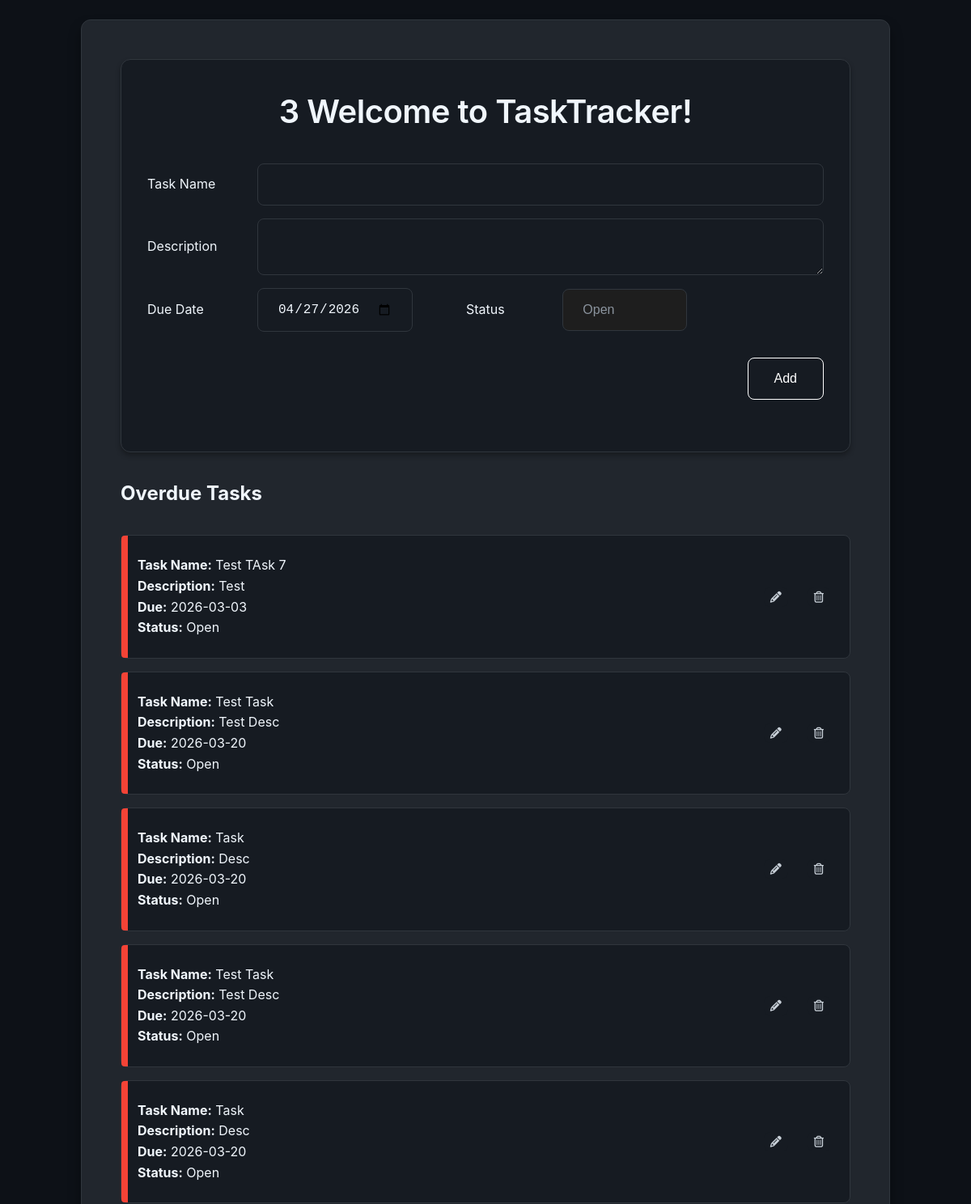
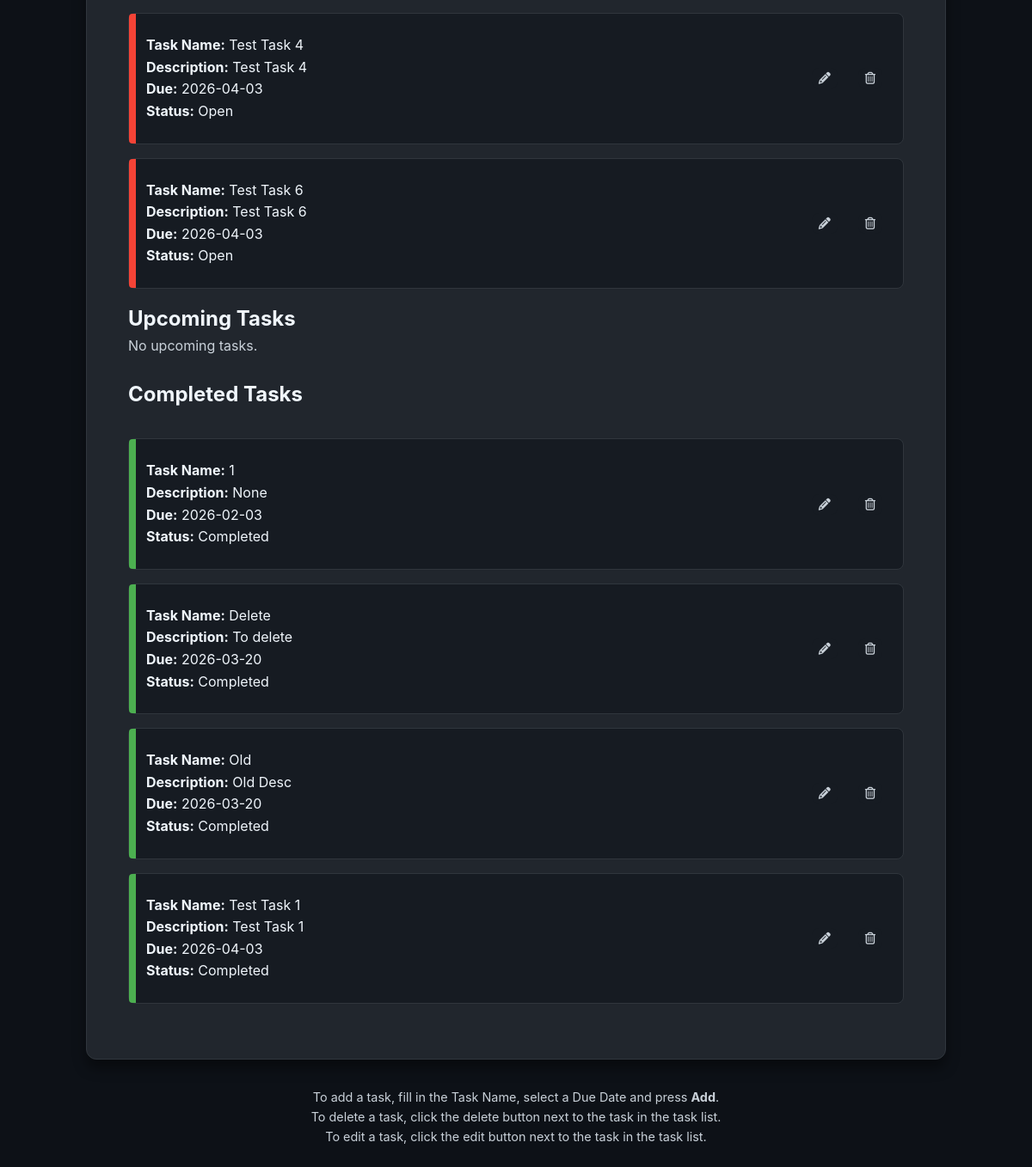
Before: / with the older database file (2 pictures, top to bottom).
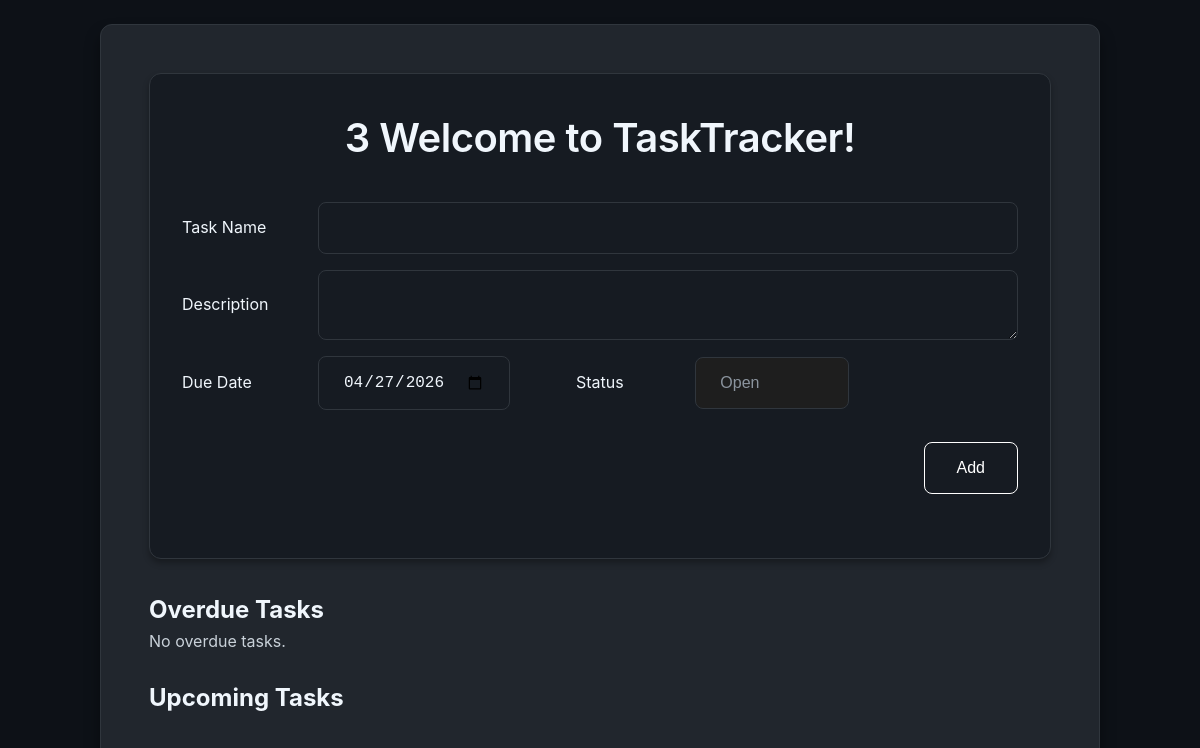
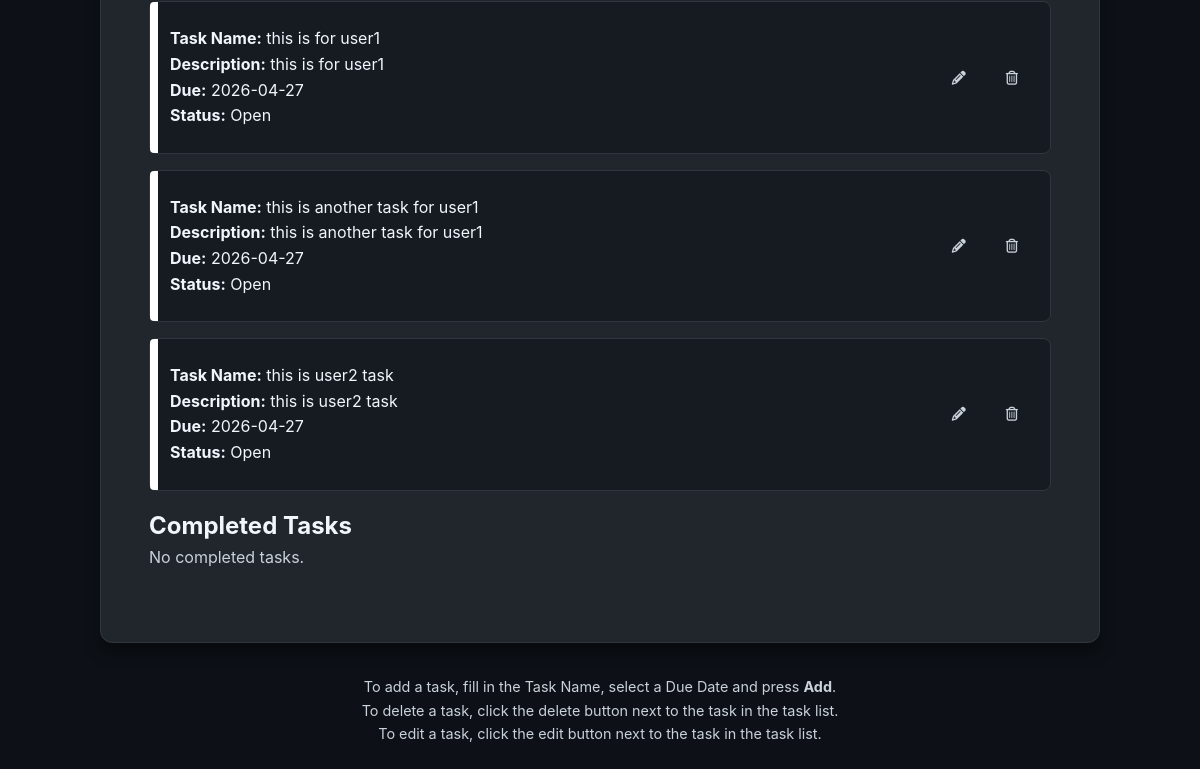
After: the same page with the newer database file (2 pictures, top to bottom).
### tables this page shows
CREATE TABLE tasks(
            id INTEGER PRIMARY KEY AUTOINCREMENT,
            user_id INTEGER NOT NULL,
            task_name TEXT NOT NULL,
            task_description TEXT NOT NULL,
            due_date TEXT,
            status TEXT
        );

### routes/tasks/view.py (the view)
@view_bp.route('/')
def index():
    conn = get_db_connection()
    tasks = conn.execute(
        '''
        SELECT id, task_name, task_description, due_date, status FROM tasks
        ORDER BY
            CASE
                WHEN due_date IS NULL OR due_date = '' THEN 1
                ELSE 0
            END,
            due_date ASC,
            id ASC
        '''
    ).fetchall()
    conn.close()
    today = date.today()
    overdue_tasks = []
    upcoming_tasks = []
    completed_tasks = []
    no_due_date_tasks = []
    for task in tasks:
        if not task['due_date']:
            no_due_date_tasks.append(task)
        else:
            task_due_date = datetime.strptime(task['due_date'], '%Y-%m-%d').date()
            if task_due_date < today and task['status'] != 'Completed':
                overdue_tasks.append(task)
            elif task['status'] != 'Completed':
                upcoming_tasks.append(task)
            else:
                completed_tasks.append(task)
    return render_template('index.html', overdue_tasks = overdue_tasks, upcoming_tasks = upcoming_tasks, completed_tasks = completed_tasks, no_due_date_tasks = no_due_date_tasks)

### db.py (called while the page is built)
def get_db_connection():
    db = current_app.config.get('DATABASE', DB_FILE)
    conn = sqlite3.connect(db)
    conn.row_factory = sqlite3.Row
    return conn

### templates/index.html (shortened to what this page needs)
<!DOCTYPE html>
<html lang="en">
<head>
    <link rel="stylesheet" href="https://cdnjs.cloudflare.com/ajax/libs/font-awesome/4.7.0/css/font-awesome.min.css">
    <link rel="stylesheet" href="{{ url_for('static', filename='css/style.css') }}">
</head>
<body>
    <div class="container">
        <div class="section add-task-section">
            <h1> 3 Welcome to TaskTracker!</h1>
            <form action="/addtask" method="POST" class="task-form">
                <label for="task_name">Task Name</label>
                <input type="text" id="task_name" name="task_name" required>
                <label for="task_description">Description</label>
                <textarea id="task_description" name="task_description" rows="2"></textarea>
                <label for="due_date">Due Date</label>
                <input type="date" id="due_date" name="due_date">
                <label for="status">Status</label>
                <input type="text" id="status" name="status" value="Open" readonly>
                <br>
                <button type="submit">Add</button>
            </form>
        </div>
        <h2>Overdue Tasks</h2>
        {% if overdue_tasks %}
        <ul>
            {% for task in overdue_tasks %}
                <li style="position: relative; padding-left: 20px">
                    <div class="status-bar
                    {% if 1==1 %}status-overdue
                    {% endif %}">
                    </div>
                    <div class="task-text">
                        <div><strong>Task Name:</strong> {{ task.task_name }}</div>
                        <div><strong>Description:</strong>
                            {{ task.task_description if task.task_description else 'None' }}
                        </div>
                        {% if task.due_date %}
                            <div><strong>Due:</strong> {{ task.due_date }}</div>
                        {% endif %}
                        <div><strong>Status:</strong>
                            {{ task.status if task.status else 'Open' }}
                        </div>
                    </div>
                     <div class="task-actions">
                         <div class="inline-form">
                             <button type="button"
                                     title="Edit task"
                                     class="edit-button"
                                     aria-label="Edit task"
                                     onclick="toggleEditForm({{ task.id }})">
                                 <i class="fa fa-pencil"></i>
                             </button>
                         </div>
                        <form action= "{{ url_for('delete_task.delete_task', task_id=task.id) }}"
                              method="POST"
                              class="inline-form"
                              aria-label="Delete task form">
                            <button type="submit"
                                    title="Delete task"
                                    class="delete-button"
                                    aria-label="Delete task"
                                    onclick="return confirm('Are you sure you want to delete this task?');">
                                    <i class="fa fa-trash-o"></i>
                            </button>
                        </form>
                     </div>
                </li>
            {% endfor %}
        </ul>
        {% else %}
        <p>No overdue tasks.</p>
        {% endif %}
        <h2>Upcoming Tasks</h2>
        {% if upcoming_tasks %}
        <ul>
            {% for task in upcoming_tasks %}
                <li style="position: relative; padding-left: 20px">
                    <div class="status-bar
                    {% if task.status == 'Completed' %}status-completed
                    {% elif task.status == 'In Progress' %}status-progress
                    {% else %}status-open{% endif %}">
                    </div>
                    <div class="task-text">
                        <div><strong>Task Name:</strong> {{ task.task_name }}</div>
                        <div><strong>Description:</strong>
                            {{ task.task_description if task.task_description else 'None' }}
                        </div>
                        {% if task.due_date %}
                            <div><strong>Due:</strong> {{ task.due_date }}</div>
                        {% endif %}
                        <div><strong>Status:</strong>
                            {{ task.status if task.status else 'Open' }}
                        </div>
                     </div>
                     <div class="task-actions">
                         <div class="inline-form">
                             <button type="button"
                                     title="Edit task"
                                     class="edit-button"
                                     aria-label="Edit task"
                                     onclick="toggleEditForm({{ task.id }})">
                                 <i class="fa fa-pencil"></i>
                             </button>
                         </div>
                        <form action= "{{ url_for('delete_task.delete_task', task_id=task.id) }}"
                              method="POST"
                              class="inline-form"
                              aria-label="Delete task form">
                            <button type="submit"
                                    title="Delete task"
                                    class="delete-button"
                                    aria-label="Delete task"
                                    onclick="return confirm('Are you sure you want to delete this task?');">
                                <i class="fa fa-trash-o"></i>
                            </button>
                        </form>
                     </div>
                </li>
            {% endfor %}
        </ul>
        {% else %}
        <p>No upcoming tasks.</p>
        {% endif %}
    <h2>Completed Tasks</h2>
        {% if completed_tasks %}
        <ul>
            {% for task in completed_tasks %}
                <li style="position: relative; padding-left: 20px">
                    <div class="status-bar
                    {% if task.status == 'Completed' %}status-completed
                    {% elif task.status == 'In Progress' %}status-progress
                    {% else %}status-open{% endif %}">
                    </div>
                    <div class="task-text">
                        <div><strong>Task Name:</strong> {{ task.task_name }}</div>
                        <div><strong>Description:</strong>
                            {{ task.task_description if task.task_description else 'None' }}
                        </div>
                        {% if task.due_date %}
                            <div><strong>Due:</strong> {{ task.due_date }}</div>
                        {% endif %}
                        <div><strong>Status:</strong>
                            {{ task.status if task.status else 'Open' }}
                        </div>
                    </div>
                     <div class="task-actions">
                         <div class="inline-form">
                             <button type="button"
                                     title="Edit task"
                                     class="edit-button"
                                     aria-label="Edit task"
                                     onclick="toggleEditForm({{ task.id }})">
                                 <i class="fa fa-pencil"></i>
                             </button>
                         </div>
                        <form action= "{{ url_for('delete_task.delete_task', task_id=task.id) }}"
                              method="POST"
                              class="inline-form"
                              aria-label="Delete task form">
                            <button type="submit"
                                    title="Delete task"
                                    class="delete-button"
                                    aria-label="Delete task"
                                    onclick="return confirm('Are you sure you want to delete this task?');">
                                <i class="fa fa-trash-o"></i>
                            </button>
                        </form>
                     </div>
                </li>
            {% endfor %}
        </ul>
        {% else %}
        <p>No completed tasks.</p>
        {% endif %}
    </div>
    <footer class="instruction">
        <p>
            To add a task, fill in the Task Name, select a Due Date and press <b>Add</b>.
            <br>
            To delete a task, click the delete button next to the task in the task list.
            <br>
            To edit a task, click the edit button next to the task in the task list.
        </p>
    </footer>
</body>
</html>

### static/css/style.css (style rules this page uses)
:root { --bg-primary: #0d1117; --bg-secondary: #161b22; --bg-surface: #1e1e1e; --bg-card: #21262d; --text-primary: #f0f6fc; --text-secondary: #c9d1d9; --text-muted: #8b949e; --accent-primary: #58a6ff; --accent-secondary: #238636; --accent-danger: #f85149; --border-color: #30363d; --border-light: #3c444d; --shadow-sm: 0 1px 3px rgba(0, 0, 0, 0.5); --shadow-md: 0 4px 6px rgba(0, 0, 0, 0.3); --shadow-lg: 0 10px 15px rgba(0, 0, 0, 0.4); --spacing-xs: 0.5rem; --spacing-sm: 1rem; --spacing-md: 1.5rem; --spacing-lg: 2rem; --spacing-xl: 3rem; --radius-sm: 4px; --radius-md: 8px; --radius-lg: 12px; }
* { margin: 0; padding: 0; box-sizing: border-box; }
body { font-family: -apple-system, BlinkMacSystemFont, 'Segoe UI', Roboto, Oxygen, Ubuntu, sans-serif; background-color: var(--bg-primary); color: var(--text-primary); line-height: 1.6; min-height: 100vh; padding: var(--spacing-md); }
.container { max-width: 1000px; margin: 0 auto; background-color: var(--bg-card); border-radius: var(--radius-lg); padding: var(--spacing-xl); box-shadow: var(--shadow-lg); border: 1px solid var(--border-color); }
.status-bar { position: absolute; left: 0; top: 0; bottom: 0; width: 8px; border-radius: 4px 0 0 4px; }
.status-open { background-color: white; }
h1 { color: var(--text-primary); text-align: center; margin-bottom: var(--spacing-lg); font-size: 2.5rem; font-weight: 600; letter-spacing: -0.5px; }
p { color: var(--text-secondary); margin-bottom: var(--spacing-md); }
form { margin-bottom: var(--spacing-lg); }
input[type="text"],input[type="date"] { width: 100%; padding: var(--spacing-sm) var(--spacing-md); background-color: var(--bg-secondary); border: 1px solid var(--border-color); border-radius: var(--radius-md); color: var(--text-primary); font-size: 1rem; transition: all 0.2s ease; }
input[type="text"]::placeholder { color: var(--text-muted); }
button { background-color: transparent; color: white; border: 1px solid white; padding: var(--spacing-sm) var(--spacing-lg); border-radius: var(--radius-md); font-size: 1rem; font-weight: 500; cursor: pointer; transition: all 0.2s ease; margin-top: var(--spacing-sm); }
.inline-form .delete-button { background-color: var(--bg-secondary); color: var(--text-secondary); padding: 0.25rem 0.5rem; margin-left: var(--spacing-sm); font-size: 0.875rem; border: none; }
.inline-form .edit-button { background-color: var(--bg-secondary); color: var(--text-secondary); padding: 0.25rem 0.5rem; margin-left: var(--spacing-sm); font-size: 0.875rem; border: none; }
.inline-form { display: inline-flex; align-items: center; }
form.inline-form { margin-bottom: 0; }
.inline-form .delete-button, .inline-form .edit-button { margin-top: 0; }
ul { list-style-type: none; margin-top: var(--spacing-lg); }
li { background-color: var(--bg-secondary); border: 1px solid var(--border-color); border-radius: var(--radius-md); padding: var(--spacing-md); margin-bottom: var(--spacing-sm); display: flex; flex-wrap: wrap; justify-content: space-between; align-items: center; transition: all 0.2s ease; }
.task-actions { display: flex; gap: var(--spacing-xs); }
.task-form { display: grid; grid-template-columns: 120px 1fr 1fr 1fr 1fr; gap: var(--spacing-sm); align-items: center; }
.task-form input[type="text"]:not([readonly]) { grid-column: 2 / -1; }
.task-form label[for="due_date"] { grid-column: 1 / 2; }
.task-form input[type="date"] { grid-column: 2 / 3; }
.task-form label[for="status"], .task-form label[for^="edit_status_"] { grid-column: 3 / 4; padding: 0 50px; }
.task-form input[readonly] { grid-column: 4 / 5; }
.task-form button[type="submit"]:not([form]) { grid-column: 1 / -1; grid-row: 4; margin-top: var(--spacing-sm); justify-self: end; }
input[readonly] { background-color: var(--bg-surface); color: var(--text-muted); cursor: not-allowed; }
footer { text-align: center; color: var(--text-muted); margin-top: var(--spacing-lg); font-size: 0.9rem; }
textarea { width: 100%; padding: var(--spacing-sm) var(--spacing-md); background-color: var(--bg-secondary); border: 1px solid var(--border-color); border-radius: var(--radius-md); color: var(--text-primary); font-size: 1rem; transition: all 0.2s ease; resize: vertical; }
.task-form textarea { grid-column: 2 / -1; }
.section { background-color: var(--bg-secondary); border: 1px solid var(--border-color); border-radius: var(--radius-lg); padding: var(--spacing-lg); margin-bottom: var(--spacing-lg); box-shadow: var(--shadow-md); }
.add-task-section h1 { margin-top: 0; }

Changed rows visible on the page:
removed tasks: task_name "Test TAsk 7", task_description "Test", due_date "2026-03-03", status "Open", shown under "Overdue Tasks"
removed tasks: task_name "Test Task", task_description "Test Desc", due_date "2026-03-20", status "Open", shown under "Overdue Tasks"
removed tasks: task_name "Task", task_description "Desc", due_date "2026-03-20", status "Open", shown under "Overdue Tasks"
removed tasks: task_name "Test Task", task_description "Test Desc", due_date "2026-03-20", status "Open", shown under "Overdue Tasks"
removed tasks: task_name "Task", task_description "Desc", due_date "2026-03-20", status "Open", shown under "Overdue Tasks"
removed tasks: task_name "Test Task 4", task_description "Test Task 4", due_date "2026-04-03", status "Open", shown under "Overdue Tasks"
removed tasks: task_name "Test Task 6", task_description "Test Task 6", due_date "2026-04-03", status "Open", shown under "Overdue Tasks"
removed tasks: task_name "1", task_description "None", due_date "2026-02-03", status "Completed", shown under "Completed Tasks"
removed tasks: task_name "Delete", task_description "To delete", due_date "2026-03-20", status "Completed", shown under "Completed Tasks"
removed tasks: task_name "Old", task_description "Old Desc", due_date "2026-03-20", status "Completed", shown under "Completed Tasks"
removed tasks: task_name "Test Task 1", task_description "Test Task 1", due_date "2026-04-03", status "Completed", shown under "Completed Tasks"
added tasks: task_name "this is for user1", task_description "this is for user1", due_date "2026-04-27", status "Open", shown under "Upcoming Tasks"
added tasks: task_name "this is another task for user1", task_description "this is another task for user1", due_date "2026-04-27", status "Open", shown under "Upcoming Tasks"
added tasks: task_name "this is user2 task", task_description "this is user2 task", due_date "2026-04-27", status "Open", shown under "Upcoming Tasks"
Other visible differences:
text no longer shown: "No upcoming tasks."
text now shown: "No overdue tasks. No completed tasks."
